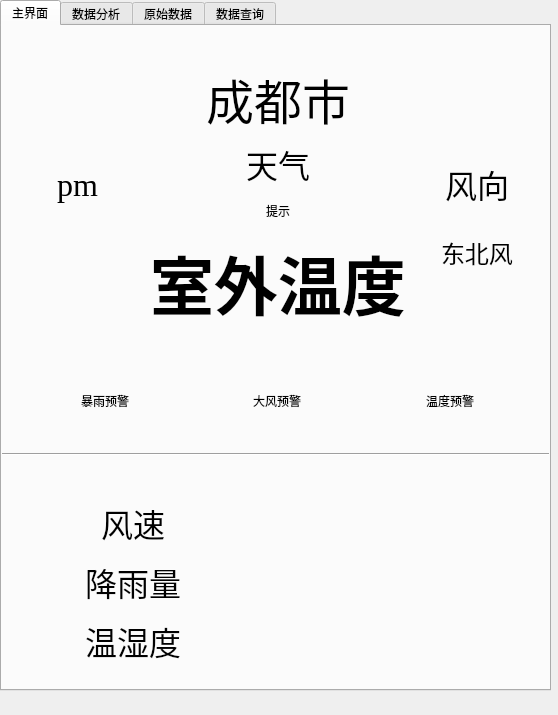
<?xml version="1.0" encoding="UTF-8"?>
<ui version="4.0">
 <class>MainWindow</class>
 <widget class="QMainWindow" name="MainWindow">
  <property name="geometry">
   <rect>
    <x>0</x>
    <y>0</y>
    <width>558</width>
    <height>715</height>
   </rect>
  </property>
  <property name="windowTitle">
   <string>MainWindow</string>
  </property>
  <widget class="QWidget" name="centralwidget">
   <widget class="QTabWidget" name="tabWidget">
    <property name="geometry">
     <rect>
      <x>0</x>
      <y>0</y>
      <width>551</width>
      <height>691</height>
     </rect>
    </property>
    <property name="currentIndex">
     <number>0</number>
    </property>
    <widget class="QWidget" name="tab_main">
     <attribute name="title">
      <string>主界面</string>
     </attribute>
     <widget class="QWidget" name="gridLayoutWidget">
      <property name="geometry">
       <rect>
        <x>60</x>
        <y>470</y>
        <width>441</width>
        <height>171</height>
       </rect>
      </property>
      <layout class="QGridLayout" name="gridLayout">
       <item row="2" column="0" alignment="Qt::AlignHCenter">
        <widget class="QLabel" name="label_hum">
         <property name="font">
          <font>
           <family>Comic Sans MS</family>
           <pointsize>24</pointsize>
          </font>
         </property>
         <property name="text">
          <string>温湿度</string>
         </property>
        </widget>
       </item>
       <item row="0" column="2" alignment="Qt::AlignHCenter">
        <widget class="QLabel" name="label_wsdata">
         <property name="font">
          <font>
           <family>Times New Roman</family>
           <pointsize>24</pointsize>
          </font>
         </property>
         <property name="text">
          <string/>
         </property>
        </widget>
       </item>
       <item row="1" column="2" alignment="Qt::AlignHCenter">
        <widget class="QLabel" name="label_raindata">
         <property name="font">
          <font>
           <family>Times New Roman</family>
           <pointsize>24</pointsize>
          </font>
         </property>
         <property name="text">
          <string/>
         </property>
        </widget>
       </item>
       <item row="0" column="0" alignment="Qt::AlignHCenter">
        <widget class="QLabel" name="label_ws">
         <property name="font">
          <font>
           <family>Comic Sans MS</family>
           <pointsize>24</pointsize>
           <weight>50</weight>
           <italic>false</italic>
           <bold>false</bold>
          </font>
         </property>
         <property name="text">
          <string>风速</string>
         </property>
        </widget>
       </item>
       <item row="2" column="2" alignment="Qt::AlignHCenter">
        <widget class="QLabel" name="label_humdata">
         <property name="font">
          <font>
           <family>Times New Roman</family>
           <pointsize>24</pointsize>
          </font>
         </property>
         <property name="text">
          <string/>
         </property>
        </widget>
       </item>
       <item row="1" column="0" alignment="Qt::AlignHCenter">
        <widget class="QLabel" name="label_rain">
         <property name="font">
          <font>
           <family>Comic Sans MS</family>
           <pointsize>24</pointsize>
          </font>
         </property>
         <property name="text">
          <string>降雨量</string>
         </property>
        </widget>
       </item>
       <item row="0" column="1" alignment="Qt::AlignHCenter">
        <widget class="QLabel" name="label_wspix">
         <property name="text">
          <string/>
         </property>
         <property name="pixmap">
          <pixmap>../../../Farm/风机.png</pixmap>
         </property>
        </widget>
       </item>
       <item row="1" column="1" alignment="Qt::AlignHCenter">
        <widget class="QLabel" name="label_rainpix">
         <property name="text">
          <string/>
         </property>
         <property name="pixmap">
          <pixmap>../../../Farm/极端降雨.png</pixmap>
         </property>
        </widget>
       </item>
       <item row="2" column="1" alignment="Qt::AlignHCenter">
        <widget class="QLabel" name="label_humpix">
         <property name="text">
          <string/>
         </property>
         <property name="pixmap">
          <pixmap>../../../Farm/wenshidu.png</pixmap>
         </property>
        </widget>
       </item>
      </layout>
     </widget>
     <widget class="QWidget" name="horizontalLayoutWidget">
      <property name="geometry">
       <rect>
        <x>20</x>
        <y>340</y>
        <width>511</width>
        <height>71</height>
       </rect>
      </property>
      <layout class="QHBoxLayout" name="horizontalLayout">
       <item alignment="Qt::AlignHCenter|Qt::AlignVCenter">
        <widget class="QLabel" name="label_warn_rain">
         <property name="text">
          <string>暴雨预警</string>
         </property>
        </widget>
       </item>
       <item alignment="Qt::AlignHCenter|Qt::AlignVCenter">
        <widget class="QLabel" name="label_warn_wind">
         <property name="text">
          <string>大风预警</string>
         </property>
        </widget>
       </item>
       <item alignment="Qt::AlignHCenter|Qt::AlignVCenter">
        <widget class="QLabel" name="label_warn_temp">
         <property name="text">
          <string>温度预警</string>
         </property>
        </widget>
       </item>
      </layout>
     </widget>
     <widget class="Line" name="line">
      <property name="geometry">
       <rect>
        <x>-10</x>
        <y>420</y>
        <width>571</width>
        <height>16</height>
       </rect>
      </property>
      <property name="orientation">
       <enum>Qt::Horizontal</enum>
      </property>
     </widget>
     <widget class="QWidget" name="gridLayoutWidget_2">
      <property name="geometry">
       <rect>
        <x>10</x>
        <y>19</y>
        <width>531</width>
        <height>284</height>
       </rect>
      </property>
      <layout class="QGridLayout" name="gridLayout_2">
       <item row="1" column="1">
        <layout class="QVBoxLayout" name="verticalLayout">
         <item alignment="Qt::AlignHCenter">
          <widget class="QLabel" name="label_weather">
           <property name="font">
            <font>
             <pointsize>24</pointsize>
            </font>
           </property>
           <property name="text">
            <string>天气</string>
           </property>
          </widget>
         </item>
         <item alignment="Qt::AlignHCenter|Qt::AlignVCenter">
          <widget class="QLabel" name="label_tips">
           <property name="text">
            <string>提示</string>
           </property>
          </widget>
         </item>
        </layout>
       </item>
       <item row="2" column="1" alignment="Qt::AlignHCenter|Qt::AlignVCenter">
        <widget class="QLabel" name="label_tempdata">
         <property name="font">
          <font>
           <family>Times New Roman</family>
           <pointsize>48</pointsize>
           <weight>75</weight>
           <italic>false</italic>
           <bold>true</bold>
           <underline>false</underline>
          </font>
         </property>
         <property name="text">
          <string>室外温度</string>
         </property>
        </widget>
       </item>
       <item row="0" column="2" alignment="Qt::AlignHCenter">
        <widget class="QLabel" name="label_wdpix">
         <property name="text">
          <string/>
         </property>
         <property name="pixmap">
          <pixmap>../../../Farm/风向.png</pixmap>
         </property>
        </widget>
       </item>
       <item row="1" column="2" alignment="Qt::AlignHCenter|Qt::AlignVCenter">
        <widget class="QLabel" name="label_wddata">
         <property name="font">
          <font>
           <family>Times New Roman</family>
           <pointsize>24</pointsize>
          </font>
         </property>
         <property name="text">
          <string>风向</string>
         </property>
        </widget>
       </item>
       <item row="2" column="2" alignment="Qt::AlignHCenter|Qt::AlignTop">
        <widget class="QLabel" name="label_wind_direction">
         <property name="font">
          <font>
           <pointsize>18</pointsize>
          </font>
         </property>
         <property name="text">
          <string>东北风</string>
         </property>
        </widget>
       </item>
       <item row="0" column="0" alignment="Qt::AlignHCenter">
        <widget class="QLabel" name="label_pmpix">
         <property name="text">
          <string/>
         </property>
         <property name="pixmap">
          <pixmap>../../../Farm/a-PM25-2-Outlined.png</pixmap>
         </property>
        </widget>
       </item>
       <item row="0" column="1" alignment="Qt::AlignHCenter|Qt::AlignBottom">
        <widget class="QLabel" name="label_city">
         <property name="font">
          <font>
           <pointsize>36</pointsize>
          </font>
         </property>
         <property name="text">
          <string>成都市</string>
         </property>
        </widget>
       </item>
       <item row="1" column="0" alignment="Qt::AlignHCenter">
        <widget class="QLabel" name="label_pmdata_2">
         <property name="font">
          <font>
           <family>Times New Roman</family>
           <pointsize>24</pointsize>
           <italic>false</italic>
          </font>
         </property>
         <property name="text">
          <string>pm</string>
         </property>
        </widget>
       </item>
      </layout>
     </widget>
    </widget>
    <widget class="QWidget" name="tab_data_analize">
     <attribute name="title">
      <string>数据分析</string>
     </attribute>
     <widget class="QWidget" name="gridLayoutWidget_5">
      <property name="geometry">
       <rect>
        <x>0</x>
        <y>10</y>
        <width>541</width>
        <height>651</height>
       </rect>
      </property>
      <layout class="QGridLayout" name="gridLayout_chart">
       <item row="0" column="1">
        <layout class="QVBoxLayout" name="v_ws"/>
       </item>
       <item row="0" column="0">
        <layout class="QVBoxLayout" name="v_rain"/>
       </item>
       <item row="1" column="0">
        <layout class="QVBoxLayout" name="v_temp"/>
       </item>
       <item row="1" column="1">
        <layout class="QVBoxLayout" name="v_hum"/>
       </item>
      </layout>
     </widget>
    </widget>
    <widget class="QWidget" name="tab_data_json">
     <attribute name="title">
      <string>原始数据</string>
     </attribute>
     <widget class="QTextEdit" name="textEdit">
      <property name="geometry">
       <rect>
        <x>10</x>
        <y>30</y>
        <width>531</width>
        <height>631</height>
       </rect>
      </property>
     </widget>
    </widget>
    <widget class="QWidget" name="tab_data_search">
     <attribute name="title">
      <string>数据查询</string>
     </attribute>
     <widget class="QWidget" name="gridLayoutWidget_4">
      <property name="geometry">
       <rect>
        <x>110</x>
        <y>510</y>
        <width>331</width>
        <height>141</height>
       </rect>
      </property>
      <layout class="QGridLayout" name="gridLayout_4">
       <item row="1" column="0">
        <widget class="QComboBox" name="comboBox_seneorName">
         <item>
          <property name="text">
           <string>温湿度传感器</string>
          </property>
         </item>
         <item>
          <property name="text">
           <string>PM2.5</string>
          </property>
         </item>
         <item>
          <property name="text">
           <string>风速传感器</string>
          </property>
         </item>
         <item>
          <property name="text">
           <string>风向传感器</string>
          </property>
         </item>
         <item>
          <property name="text">
           <string>降雨量传感器</string>
          </property>
         </item>
        </widget>
       </item>
       <item row="0" column="0">
        <widget class="QComboBox" name="comboBox_typeID">
         <item>
          <property name="text">
           <string>101</string>
          </property>
         </item>
         <item>
          <property name="text">
           <string>103</string>
          </property>
         </item>
         <item>
          <property name="text">
           <string>106</string>
          </property>
         </item>
         <item>
          <property name="text">
           <string>107</string>
          </property>
         </item>
         <item>
          <property name="text">
           <string>108</string>
          </property>
         </item>
        </widget>
       </item>
       <item row="0" column="1" rowspan="2">
        <widget class="QPushButton" name="pushButton">
         <property name="text">
          <string>查询</string>
         </property>
        </widget>
       </item>
      </layout>
     </widget>
     <widget class="QTableView" name="tableView">
      <property name="geometry">
       <rect>
        <x>10</x>
        <y>10</y>
        <width>531</width>
        <height>481</height>
       </rect>
      </property>
     </widget>
    </widget>
   </widget>
  </widget>
 </widget>
 <resources/>
 <connections/>
</ui>
